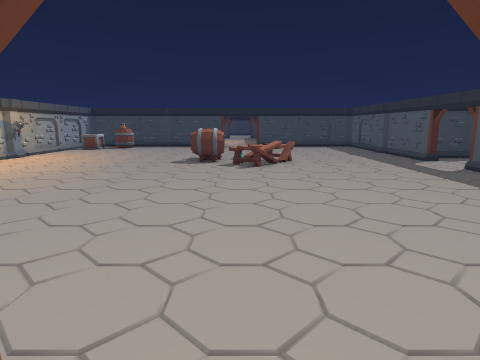
[1] (above)

21 first-person views from a walk through a scene from a Unity 3-D project. The camera is 1.5 m above the floor, tilts 10° down and sees 75° across. The floor is counted in squares, 0.67 m on a side. Each view is taken from the middle of a square. On the plan, view 1 faces up. The plan holds only what a view shows up to about 18 squares ahead; the rest is blank. The place goes on beyond the plan. The player character is not drawn. Some animated figures are left out.

[2]
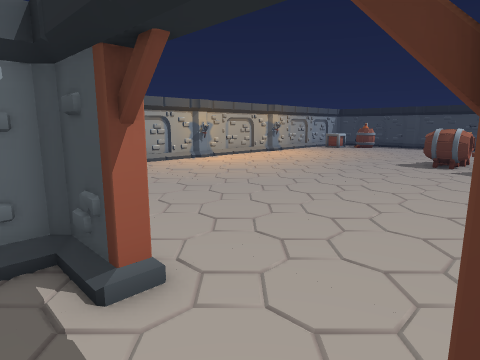

[3]
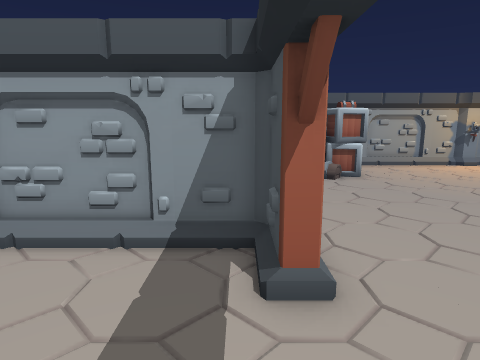

[4]
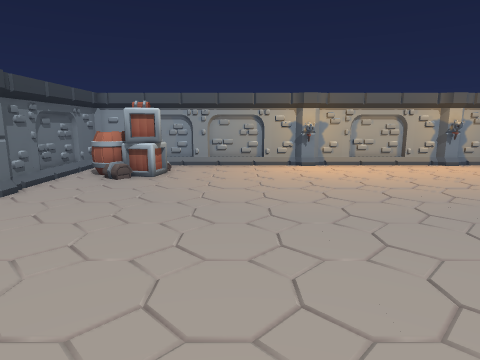

[5]
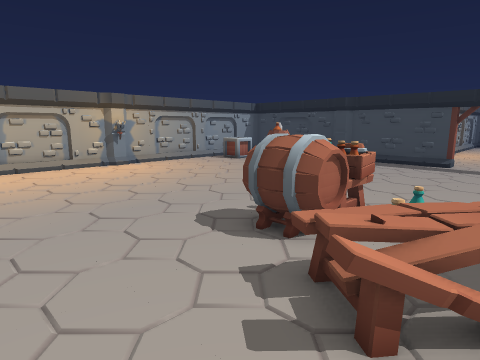

[6]
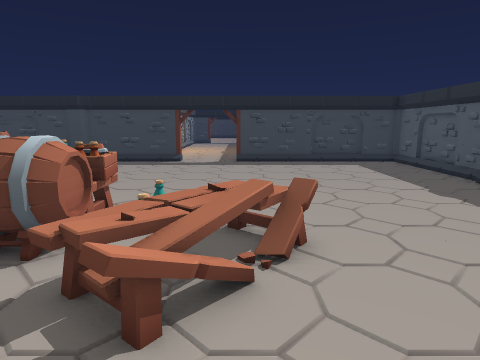

[7]
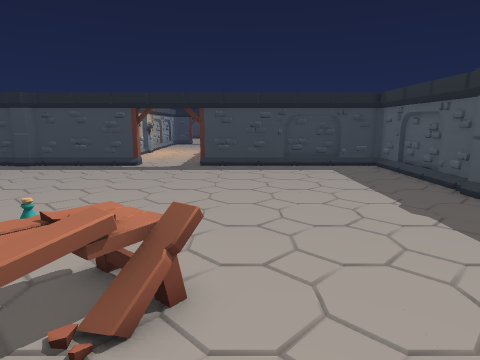

[8]
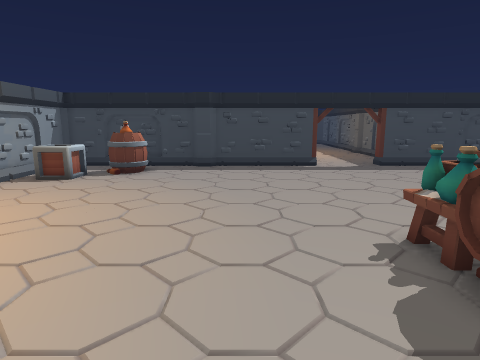

[9]
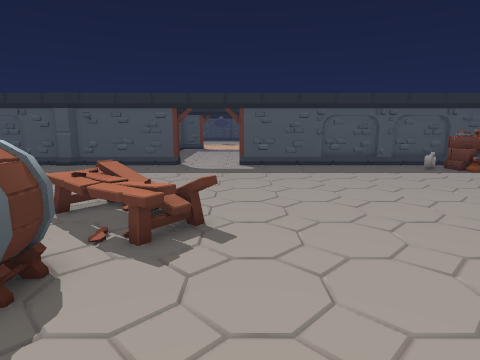

[10]
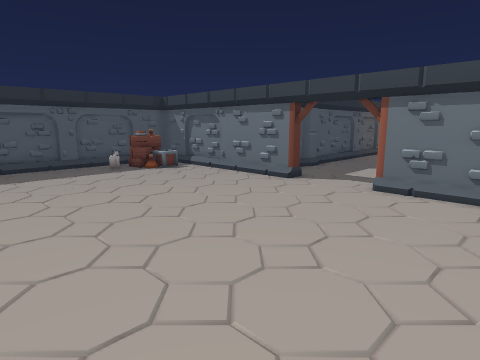

[11]
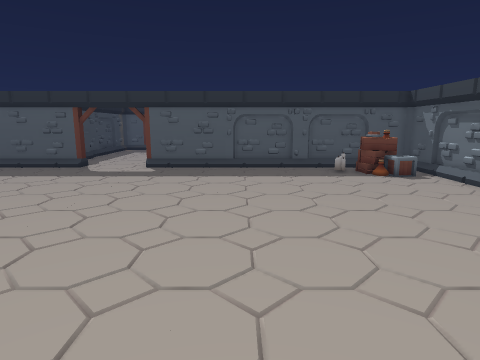

[12]
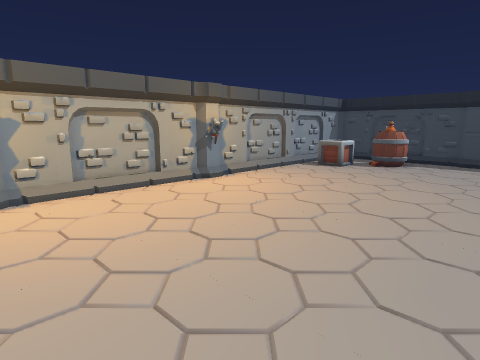

[13]
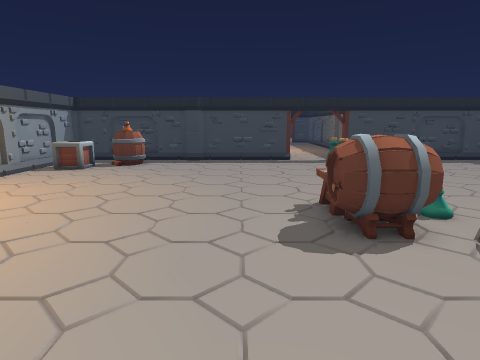

[14]
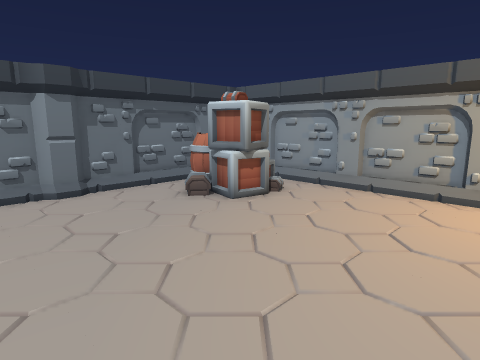

[15]
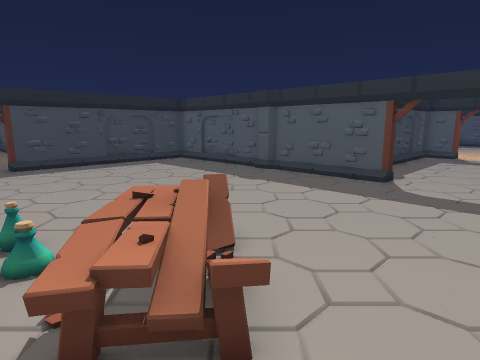

[16]
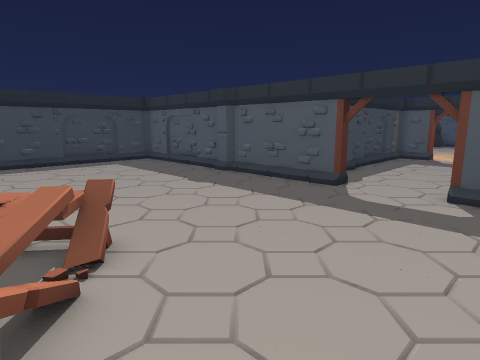

[17]
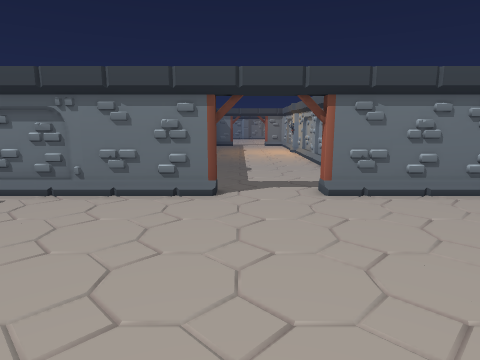

[18]
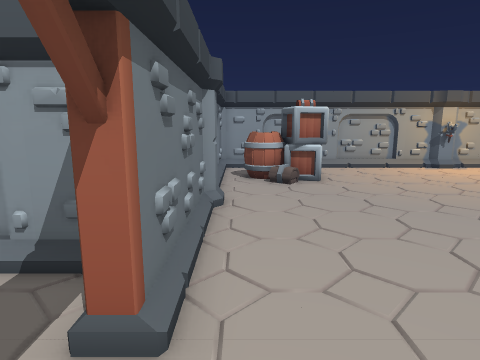

[19]
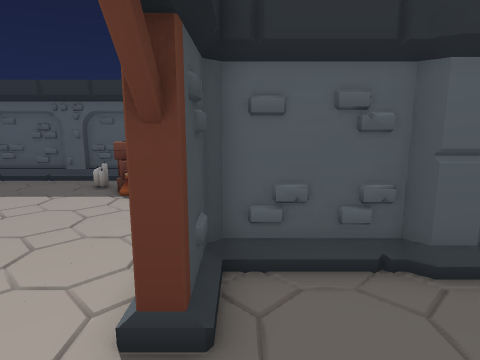

[20]
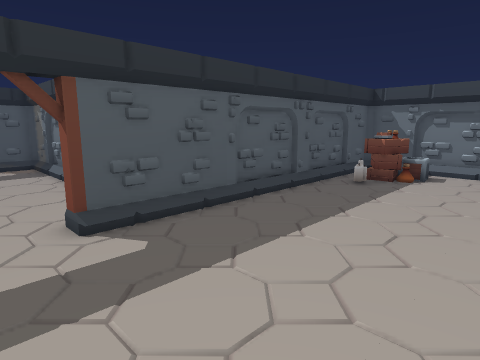

[21]
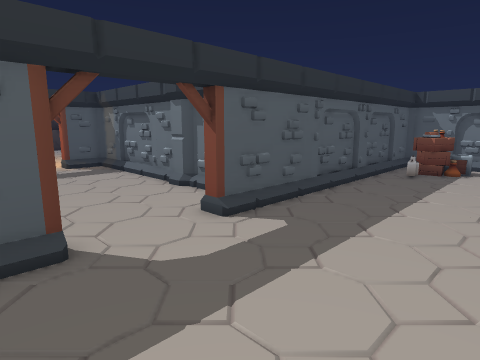

### Floor plan
Points are (right, up) in squares from view 1. A wall is a line through its corners. A room is listed if a view was taken in it or the views show most of it. See-through windows are left out.
Room 1 (views 1, 2, 3, 19)
walls: (-1.5, 1.5) (-3.5, 1.5) (-3.7, 1.3) (-3.7, -2); (1.8, 1.5) (1.8, 2); (-1.7, 2) (-1.7, 1.2); (3.5, -1.3) (3.8, -0.9); (-3.6, -0.6) (-3.9, -0.7) (-3.9, -3.5); (3.5, -2.6) (3.5, -1.9) (3.8, -1.6) (3.8, 1.5) (1.5, 1.5); (-3.7, -2.4) (-3.7, -3.5); (3.8, 1.2) (3.4, 1.6)
ways out: opening at (0, 3) to room 2
Room 2 (views 4, 5, 6, 7, 8, 9, 10, 11, 12, 13, 14, 15, 16, 17, 18, 20, 21)
walls: (11.8, 19.2) (11.8, 25.1) (11.5, 25.4) (11.5, 26.1) (11.8, 26.4) (11.8, 29.5); (12.5, 19.5) (11.6, 19.5); (-15.7, 24.2) (-15.7, 22.4) (-15.4, 22.1) (-15.4, 21.4) (-15.7, 21.1) (-15.7, 19.4) (-15.9, 19.3) (-15.9, 16.3) (-15.7, 16.2) (-15.7, 14.4) (-15.4, 14.1) (-15.4, 13.4) (-15.7, 13.1) (-15.7, 11.4) (-15.9, 11.3) (-15.9, 8.3) (-15.7, 8.2) (-15.7, 7.4) (-15.9, 7.3) (-15.9, 4.2); (-1.7, 33.5) (-7.3, 33.5) (-7.6, 33.2) (-8.3, 33.2) (-8.6, 33.5) (-15.7, 33.5) (-15.7, 31.2); (11.8, 9.9) (11.8, 16) (12.5, 16); (1.8, 2) (7.8, 2); (11.6, 8.1) (12, 8.3) (12, 11.2); (-15.7, 28.2) (-15.7, 27.4) (-15.9, 27.3) (-15.9, 24.4); (12, 28.2) (12, 31.3) (11.6, 31.4); (-10.4, 33.7) (-13.5, 33.7); (11.8, 30) (11.8, 33.3) (11.5, 33.5) (1.8, 33.5); (6.5, 1.8) (9.5, 1.8) (9.6, 2) (11.5, 2); (11.8, 5.9) (11.8, 9.5); (-11.7, 2) (-8.6, 2) (-8.3, 2.3) (-7.6, 2.3) (-7.3, 2) (-1.7, 2); (8.1, 2) (8.9, 2); (-15.7, 4.4) (-15.7, 2) (-12.1, 2); (-15.9, 31.4) (-15.9, 28.4); (11.6, 4.1) (12, 4.3) (12, 7.4); (9.6, 33.7) (6.5, 33.7) (6.4, 33.4); (-13.5, 1.8) (-10.4, 1.8); (-15.8, 2.3) (-15.4, 2); (11.8, 2.3) (11.8, 5.5)
ways out: opening at (0, 3) to room 1; opening at (0, 34); opening at (12, 18)
objects: other object (-15, 14); other object (-15, 22); other object (-14, 3) to (-11, 6); box (-14, 29) to (-13, 30); barrel (-12, 30) to (-11, 31); other object (-3, 19) to (-1, 22); bottle (0, 22); table (1, 17); table (2, 19) to (3, 21); crate (9, 3) to (11, 5); candle (10, 6)

Where each view was taken, in squares from view 1:
view 1: 0 up, 0 right, facing up
view 2: 0 up, 2 right, facing up-left
view 3: 1 up, 2 right, facing left
view 4: 10 up, 2 right, facing left
view 5: 14 up, 2 right, facing up-left
view 6: 14 up, 2 right, facing up
view 7: 16 up, 4 right, facing up
view 8: 16 up, 6 left, facing up
view 9: 16 up, 6 left, facing right
view 10: 13 up, 6 left, facing down-right
view 11: 11 up, 5 left, facing right
view 12: 13 up, 5 left, facing up-left
view 13: 13 up, 5 left, facing up
view 14: 13 up, 5 left, facing down-left
view 15: 15 up, 1 left, facing up-right
view 16: 14 up, 1 right, facing up-right
view 17: 12 up, 1 right, facing down
view 18: 3 up, 1 right, facing left
view 19: 1 up, 1 left, facing right
view 20: 18 up, 5 right, facing down-right
view 21: 21 up, 6 right, facing down-right
